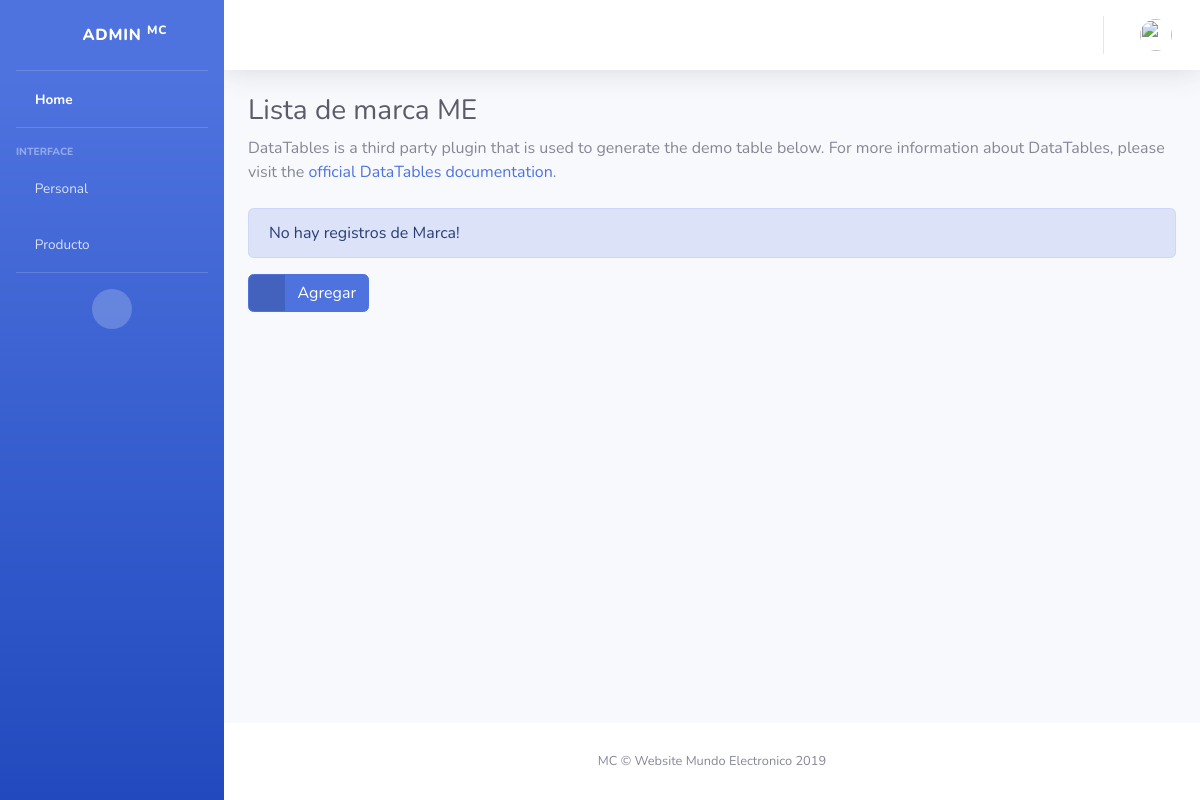
The app's page /product/brandList, older data.
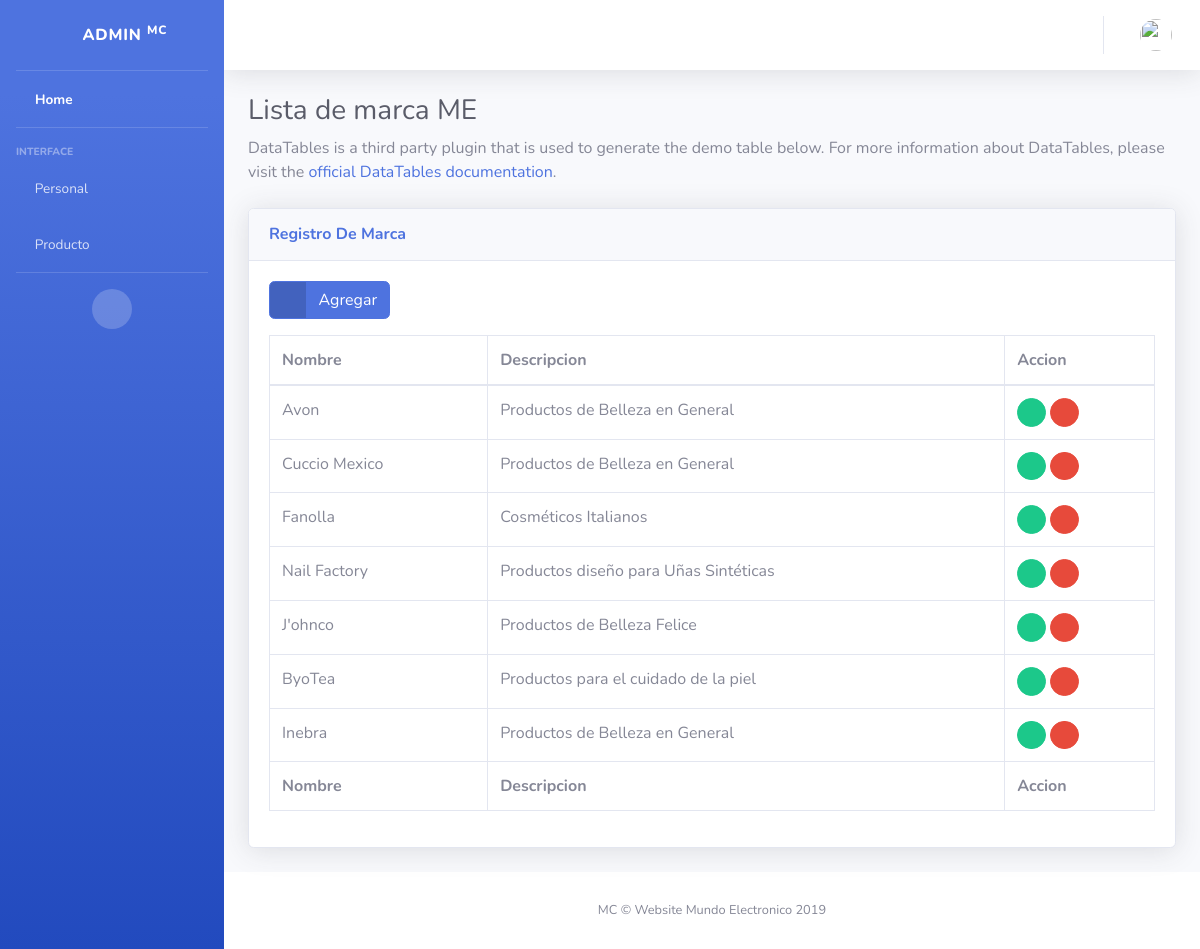
The same page, newer data.
### apps/product/models.py (models this page shows, shortened)
class Brand(models.Model):
    name = models.CharField(max_length=100, null=True)
    description = models.CharField(max_length=100, null=True)
    class Meta:
        verbose_name = 'Brand'
        verbose_name_plural = 'Brand'

### apps/product/views.py (the view)
# urls.py: path('brandList', BrandList.as_view(), name='brand_list'),
class BrandList(ListView):
    model = Brand
    template_name = 'product/brand/brand_list.html'
    context_object_name = 'brand_list'
    queryset = Brand.objects.all()

### templates/product/brand/brand_list.html
{% extends 'home/home.html' %}
{% block pageContent %}
    <div class="container-fluid">
        <h1 class="h3 mb-2 text-gray-800">Lista de marca ME</h1>
        <p class="mb-4">DataTables is a third party plugin that is used to generate the demo table below. For more
            information about DataTables, please visit the <a target="_blank" href="https://datatables.net">official
                DataTables documentation</a>.</p>
    </div>
    {% block brand %}
        {% if brand_list %}
            <div class="container-fluid">
                <div class="card shadow mb-4">
                    <div class="card-header py-3">
                        <h6 class="m-0 font-weight-bold text-primary">Registro De Marca</h6>
                    </div>
                    <div class="card-body">
                        <a href="{% url 'product:brand_new' %}" class="btn btn-primary btn-icon-split mb-3">
                        <span class="icon text-white-50">
                            <i class="fas fa-plus"></i>
                        </span>
                            <span class="text">Agregar</span>
                        </a>
                        <div class="table-responsive">
                            <table class="table table-bordered table-hover" id="dataTable" width="100%" cellspacing="0">
                                <thead>
                                <tr>
                                    <th>Nombre</th>
                                    <th>Descripcion</th>
                                    <th>Accion</th>
                                </tr>
                                </thead>
                                <tfoot>
                                <tr>
                                    <th>Nombre</th>
                                    <th>Descripcion</th>
                                    <th>Accion</th>
                                </tr>
                                </tfoot>
                                <tbody>
                                {% for brand in brand_list %}
                                    <tr>
                                        <td>{{ brand.name }}</td>
                                        <td>{{ brand.description }}</td>
                                        <td>
                                            <a href="{% url 'product:brand_update' brand.id %}"
                                               class="btn btn-success btn-circle btn-sm">
                                                <i class="fas fa-edit"></i>
                                            </a>
                                            <a href="{% url 'product:brand_delete' brand.id %}"
                                               class="btn btn-danger btn-circle btn-sm">
                                                <i class="fas fa-trash"></i>
                                            </a>
                                        </td>
                                    </tr>
                                {% endfor %}
                                </tbody>
                            </table>
                        </div>
                    </div>
                </div>
            </div>
        {% else %}
            <div class="container">
                <div class="alert alert-primary" role="alert">
                    No hay registros de Marca!
                </div>
                <a href="{% url 'product:brand_new' %}" class="btn btn-primary btn-icon-split mb-3">
                <span class="icon text-white-50">
                    <i class="fas fa-plus"></i>
                </span>
                    <span class="text">Agregar</span>
                </a>
            </div>
        {% endif %}
    {% endblock %}
{% endblock %}

### templates/home/home.html (shortened to what this page needs)
{% load static %}
<!DOCTYPE html>
<html lang="en">
<head>
    {% block extraCss %}
        <link rel="stylesheet" type="text/css" href={% static 'vendor/fontawesome-free/css/all.min.css' %}>
        <link rel="stylesheet" href={% static 'css/sb-admin-2.min.css' %}>
        <link rel="stylesheet" href={% static 'vendor/datatables/dataTables.bootstrap4.min.css' %}>
    {% endblock %}
</head>
<body id="page-top">
{% block pageWrapper %}
    <div id="wrapper">
        <ul class="navbar-nav bg-gradient-primary sidebar sidebar-dark accordion" id="accordionSidebar">
            <a class="sidebar-brand d-flex align-items-center justify-content-center" href="index.html">
                <div class="sidebar-brand-icon rotate-n-15">
                    <i class="fas fa-globe-americas"></i>
                </div>
                <div class="sidebar-brand-text mx-3">Admin <sup>MC</sup></div>
            </a>
            <hr class="sidebar-divider my-0">
            <li class="nav-item active">
                <a class="nav-link" href="{% url 'home' %}">
                    <i class="fas fa-home"></i>
                    <span>Home</span></a>
            </li>
            <hr class="sidebar-divider">
            <div class="sidebar-heading">
                Interface
            </div>
            <li class="nav-item">
                <a class="nav-link collapsed" href="#" data-toggle="collapse" data-target="#collapseTwo"
                   aria-expanded="true" aria-controls="collapseTwo">
                    <i class="fas fa-users"></i>
                    <span>Personal</span>
                </a>
            </li>
            <li class="nav-item">
                <a class="nav-link" href="{% url 'product:product_list' %}">
                    <i class="fas fa-dolly"></i>
                    <span>Producto</span></a>
            </li>
            <hr class="sidebar-divider d-none d-md-block">
            <div class="text-center d-none d-md-inline">
                <button class="rounded-circle border-0" id="sidebarToggle"></button>
            </div>
        </ul>
        <div id="content-wrapper" class="d-flex flex-column">
            <div id="content">
                <nav class="navbar navbar-expand navbar-light bg-white topbar mb-4 static-top shadow">
                    <ul class="navbar-nav ml-auto">
                        <li class="nav-item dropdown no-arrow">
                            <a class="nav-link dropdown-toggle" href="#" id="userDropdown" role="button"
                               data-toggle="dropdown" aria-haspopup="true" aria-expanded="false">
                                <img class="img-profile rounded-circle"
                                     src="https://source.unsplash.com/QAB-WJcbgJk/60x60">
                            </a>
                        </li>
                    </ul>
                </nav>
                {% block pageContent %}{% endblock %}
            </div>
            <footer class="sticky-footer bg-white">
                <div class="container my-auto">
                    <div class="copyright text-center my-auto">
                        <span>MC &copy;  Website Mundo Electronico 2019</span>
                    </div>
                </div>
            </footer>
        </div>
    </div>
{% endblock %}
</body>
</html>

Row changes from the older to the newer data that the page shows:
added Brand: name "Avon", description "Productos de Belleza en General"
added Brand: name "Cuccio Mexico", description "Productos de Belleza en General"
added Brand: name "Fanolla", description "Cosméticos Italianos"
added Brand: name "Nail Factory", description "Productos diseño para Uñas Sintéticas"
added Brand: name "J'ohnco", description "Productos de Belleza Felice"
added Brand: name "ByoTea", description "Productos para el cuidado de la piel"
added Brand: name "Inebra", description "Productos de Belleza en General"
Text that changed along with them:
text no longer shown: "No hay registros de Marca!"
text now shown: "Registro De Marca Nombre Descripcion Accion Nombre Descripcion Accion"
